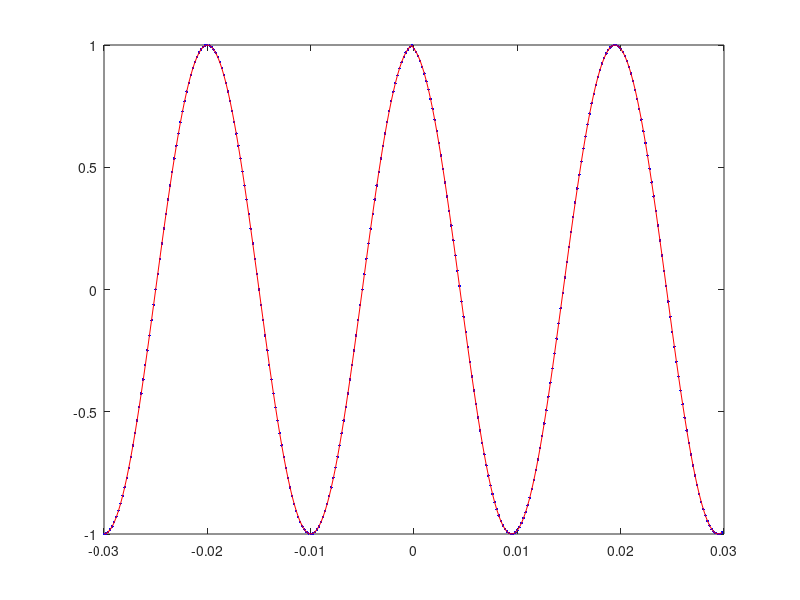

The MATLAB source for this figure: (Note: this script raises an error after producing the figure.)
% Estimation of Sincrophasors with discontinuities
% using MATLAB optimization toolbox 
clear all; close all; clc;

%signal generation
F0 = 50; %Hz
F1 = 50; %Hz
SNR = 93.5; %dB
fs = 5000; %Hz
dt = 1/fs;
AnalysisCycles = 3;
NSamples = floor(AnalysisCycles*fs/F0);
n = -NSamples/2:(NSamples/2-1); %discrete time vector
tau_0 = 0; %discrete time displacement
n = n + tau_0;
t = n*dt; %time vector
Vm = 1; %70*sqrt(2);
Ps = 360; %phase in degrees

% Phase in radians
Ph = Ps*pi/180;

KaS = 10;   % IEEE Std phase (angle) step index: 10 degrees
KxS = 0.0;   % magnitude step index: 0.1 
Wf = 2*pi*F1;  % fundamental frequency

Xm = Vm; %for now, single phase; TODO: 6-channels
Ain = zeros(length(Xm),length(t));
% Amplitude Step: applied after time passes 0
i = 1;
Ain(i,:) = Xm(i);
Ain(i,t >= 0) = Ain(i,t >= 0) * (1 + KxS(i));
%Phase step
Theta(i,:) = (Wf(i)*t) ...                         % Fundamental
                 + Ph(i);               % phase shift
Theta(i,t >= 0) = Theta(i,t >= 0) + (KaS(i) * pi/180);
cSignal = (Ain.*exp(-1i.*Theta));
Signal = real(cSignal);

%%%% Signal parameters estimation
% Phase step
% Model: f(x) = x1*cos(w*t + phi + x2*u(t - tau))
u = zeros(length(Xm),length(t));
tau = 0;
u(length(Xm),t >= tau) = u(length(Xm),t >= tau) + 1;

%modelo 1 - LM4
f = @(x) x(1)*cos(x(2)*t + x(3) + x(4)*(pi/180)*u);
%modelo 2 - LM3 - frequencia fixa
% f = @(x) x(1)*cos(Wf*t + x(2) + x(3)*(pi/180)*u);
%modelo 3 - LM2 - frequencia e fase fixas
%f = @(x) x(1)*cos(Wf*t + Ph + x(2)*(pi/180)*u);


err = @(x) (Signal - f(x)).^2;
%first estimates for x
% SNR = 20 log_10 Asinal/Aruido => Aruido = Asinal/10^(SNR/20)
Aruido = Vm/10^(SNR/20);

xnom1 = [Vm 2*pi*F1 Ph KaS];
xnom2 = [Vm Ph KaS];
xnom3 = [Vm KaS];

%acertar x com o modelo escolhido
x = xnom1;

%estimated signal
y = f(x);
plot(t,Signal,'.b',t,y,'r')
% 
% %sum of squared errors with variation of x
% dx1 = 1e-2;
% x1 = (x(1)-50*dx1:dx1:x(1)+49*dx1);
% x2 = (x(2)-50*dx1:dx1:x(2)+49*dx1);
% 
% for i = 1:length(x1)   
% %    for j = 1:length(tau)
% for j = 1:length(x2)
%         %u = zeros(length(Xm),length(t));
%         %u(length(Xm),t >= tau(j)) = u(length(Xm),t >= tau(j)) + 1;
%         y = f([x1(i) x2(j)]) + Aruido*(rand(1,length(t))-0.5);
%         errq(i,j) = sum((Signal - y).^2);
% end
% %    end
% end
% 
% figure
% %plot(A,err)
% ES = surf(x2,x1,errq);
% title('Error surface: x2 x x1 x error')

% Nonlinear fit
% Monte Carlo analysis
xnom = xnom1;
Niter = 1000
x0 = xnom;  %x0 is fixed - first guess are the nominal values
for n = 1:Niter;
    %first guess
    % MODELO 1         X1  w   ph  x2
    par_var = [0.02 0.01 0.02 0.01]; % parameter variation in percent related to nominal
    % MODELO 2  X1  ph  x2
    %par_var = [0.02 0.02 0.02]; % parameter variation in percent related to nominal
    
    xr = xnom.*(1+(par_var/100).*(rand(1,length(xnom))-0.5));
    
    %regenerates the signal with the uncertainties
        i = 1;
        %MODELO 1
        %Xm = xr(1); Wf(i) = xr(2); Ph(i) = xr(3); KaS(i) = xr(4);
        %MODELO 2
        Xm = xr(1); Wf(i) = Wf; Ph(i) = xr(2); KaS(i) = xr(3);
        
        Ain = zeros(length(Xm),length(t));
        % Amplitude Step: applied after time passes 0
        Ain(i,:) = Xm(i);
        Ain(i,t >= 0) = Ain(i,t >= 0) * (1 + KxS(i));
        %Phase step
        Theta(i,:) = (Wf(i)*t) ...                         % Fundamental
                         + Ph(i);               % phase shift
        Theta(i,t >= 0) = Theta(i,t >= 0) + (KaS(i) * pi/180);
        cSignal = (Ain.*exp(-1i.*Theta));
        Signal = real(cSignal) + Aruido*(rand(1,length(t))-0.5);
        
        err = @(x) (Signal - f(x));
    y0 = f(x0);
    % figure
    % plot(t,Signal - y0,'r')
    % title('Point by point estimation error: Signal - y')
    
    % Levenberg-marquardt from optimization toolbox
    tol = 1e-7;
    OPTIONS = optimoptions('lsqnonlin', 'Algorithm','levenberg-marquardt','OptimalityTolerance',tol);
    OPTIONS.StepTolerance = 1e-12;
    OPTIONS.Display = 'off';
    [X,RESNORM,RESIDUAL,exitflag,output,lambda,jacobian] = lsqnonlin(err,x0,[],[],OPTIONS);
    Y = f(X);
    ferrHz(n) = X(2)/(2*pi) - F1;
    errors(n,:) = (xr - X)./xr;
    n
end

ERR_MAX = max(abs(errors))*100'   %erros maximos em %



figure
for k = 1:2
    subplot(2,2,k); hold on;
    histogram(errors(:,k));
end

MEAN_ERR = mean(errors)
STDEV_ERR = std(errors)
%hold on; plot(X(2),X(1),'rx', x0(2), x0(1), 'ro')

%freq_err = ERR_MAX(2)*F1/(2*pi)
ferrHz_max = max(abs(ferrHz))
    
